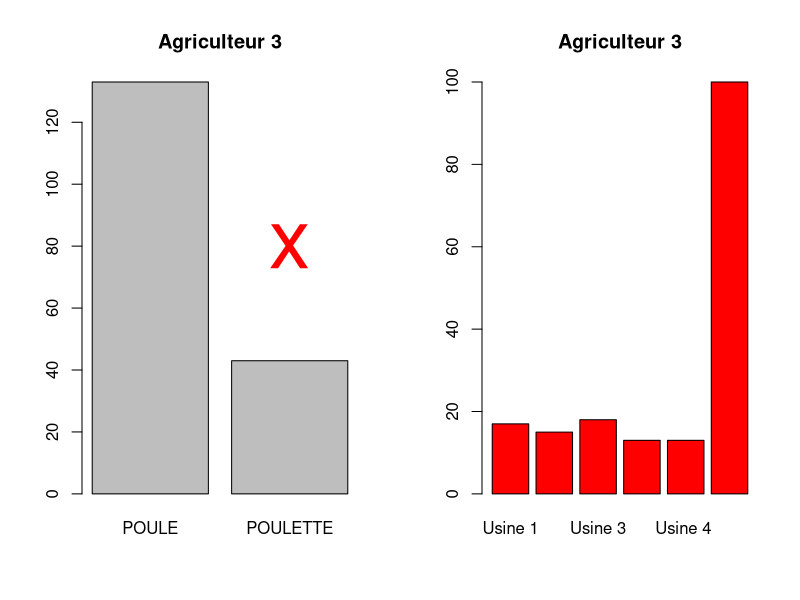
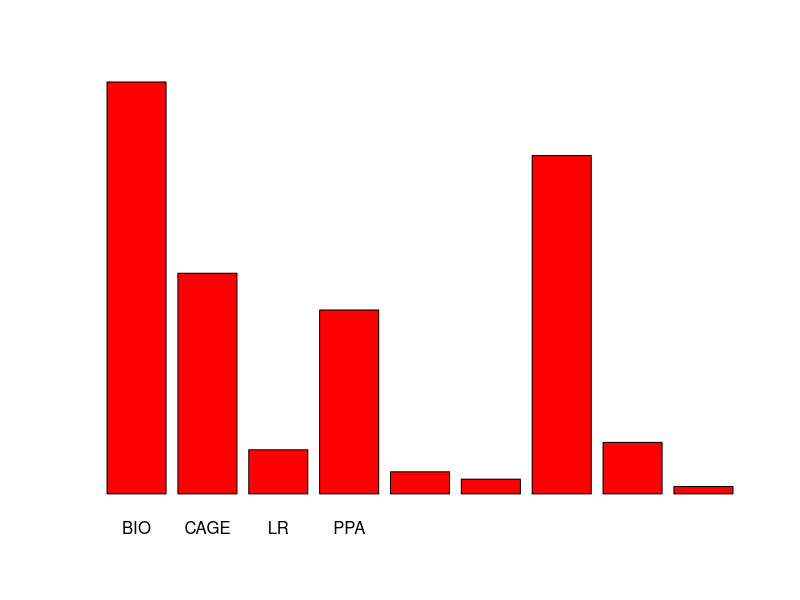

Generate these figures, in order, with R: (Note: this script raises an error after producing the figures.)
dataTest <- read.table("JEU_1.csv",header=TRUE, na.strings = c("NA","-","VIDE"), sep=";", dec=",", row.names = )

head(dataTest)

## pour ligne l= ligne agriculteur à récupérer sur shiny
l <- 3 

#Boucle 
p<-nrow(dataTest)
n<-ncol(dataTest)

qt <- NULL
ql <- NULL
for (i in 1:n){
  if (is.numeric(dataTest[,i])) {
    qt <- c(qt,i)
  }else{
    ql <- c(ql,i)
  }
}

data_quali<-dataTest[,ql]
head(data_quali)
data_quanti<-dataTest[,qt]
data_quanti<-data_quanti[,-1] #pour supprimer la colonne des identifiants 
head(data_quanti)

##### Analyse par ligne ###########


### Analyse qualitative ###
  par(mfrow=c(1,2))
  
  Monx <- 0.7
  if (dataTest$PROD[l]=="POULETTE") Monx=1.9
  
  barplot(table(dataTest$PROD), main=paste("Agriculteur",l))
  points(x=Monx,y=80, col="red", pch="x", cex=5)
  
  
  o <- which(levels(dataTest$ALIMENT)==dataTest$ALIMENT[l])
  table(dataTest$ALIMENT)
  coleur <- rep("grey", nlevels(dataTest$ALIMENT))
  coleur[dataTest$ALIMENT[l]] <- "red"
  barplot(table(dataTest$ALIMENT), col=coleur, main=paste("Agriculteur",l))
  
  par(mfrow=c(1,1))
  
  p <- which(levels(dataTest$TYPE)==dataTest$TYPE[l])
  table(dataTest$TYPE)
  coleur <- rep("grey", nlevels(dataTest$TYPE))
  coleur[dataTest$TYPE[l]] <- "red"
  barplot(table(dataTest$TYPE), col=coleur, main=paste("Agriculteur",l))



### Analyse quantitative ###
  par(mfrow=c(1,1))
  
  q <- which(levels(dataTest$EstimationConso)==dataTest$EstimationConso[l])
  table(dataTest$EstimationConso)
  posi <-dataTest$NbPoules[c(l)] 
  posi2<-dataTest$EstimationConso[c(l)] 
  posi3<-dataTest$NbPoules[c(l)]

  
  
  hist(dataTest$EstimationConso, nclass = 10, prob = FALSE, col = "cornflowerblue", border = "white", 
       xlim = c(0, 0.0002), main =paste("Agriculteur",l), xlab = "Consommation", ylab = "Nombre d'éleveurs")
  text(0.000015, 55, paste("
                Estimation 
                Consommation 
                =", posi2), cex = 0.55)
  abline(v=posi2,col="red",lwd=1.5,lty=1)
  
  
  hist(dataTest$NbPoules, nclass = 10, prob = FALSE, col = "cornflowerblue", border = "white", 
       xlim = c(0, 16000), main =paste("Agriculteur",l), xlab = "Nombre de poules", ylab = "Nombre d'éleveurs")
  
  text(13000, 32, paste("Nb Total 
          éleveurs =", sum(complete.cases(dataTest$NbPoules))), cex = 0.75)
 
  
  
  abline(v=posi,col="red",lwd=1.5,lty=1)
  text(3000, 30, paste("Nb poules de l'éleveur =", posi), cex = 0.55)

